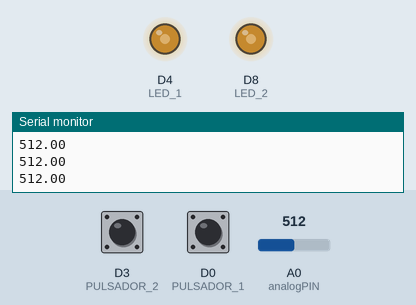
This sketch was run on a simulated ESP8266 (NodeMCU). On the bench: output pins drawn as LEDs (lit = HIGH), the last lines printed to the serial monitor. Inputs (shaded band) come from the test bench; at power-on: A0 (analogPIN) = 512, D3 (PULSADOR_2) HIGH, D0 (PULSADOR_1) HIGH.

Above: at 1.6 s.
1.7 s: A0 (analogPIN) set to 716
At 3.0 s:
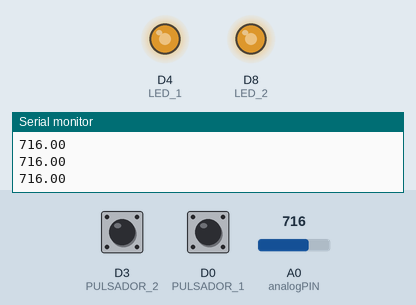
3.4 s: A0 (analogPIN) set to 900
At 4.2 s:
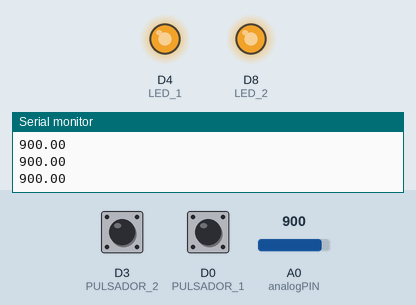
4.9 s: A0 (analogPIN) set to 122
At 5.4 s:
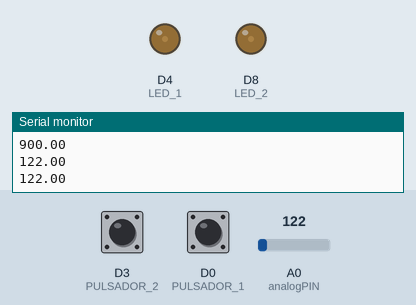
8.2 s: A0 (analogPIN) set to 511
At 9.4 s:
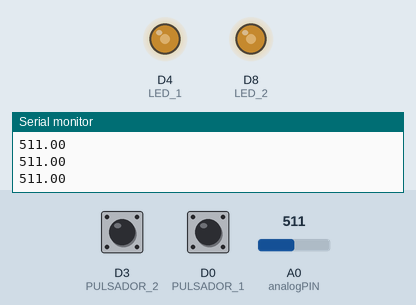
Timing chart, 0 to 10.9 s (numbered marks = the images above; inputs shaded):
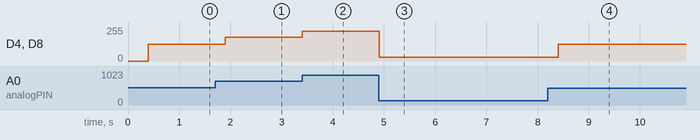

Measured:
- after the input at 1.7 s, D4 (LED_1), D8 (LED_2): 127/255 → 178/255 after 0.20 s
- after the input at 3.4 s, D4 (LED_1), D8 (LED_2): 178/255 → 224/255 at once
- after the input at 4.9 s, D4 (LED_1), D8 (LED_2): 224/255 → 30/255 at once
- after the input at 8.2 s, D4 (LED_1), D8 (LED_2): 30/255 → 127/255 after 0.21 s

The sketch:

Ejemplo_Integrador.ino
```cpp
#define analogPIN   A0
#define LED_1       D4
#define LED_2       D8
#define PULSADOR_1  D0
#define PULSADOR_2  D3

void setup() {
  delay(400);
  pinMode(LED_1, OUTPUT);
  pinMode(LED_2, OUTPUT);
  Serial.begin(115200);
  Serial.println("\nPrueba Analog, PWM e Input");
}

float analog = 0;
int PWM = 0;

void loop() {
  // ----- Analógico -----
  analog = analogRead(analogPIN);
  Serial.println(analog);

  // ----- PWM -----
  if (analog < 20) analog = 0;
  PWM = 255 * analog / 1024.0;
  analogWrite(LED_1, PWM);
  analogWrite(LED_2, PWM);

  // ----- Inputs -----
  if (digitalRead(PULSADOR_1) == LOW) Serial.println("SW1!!");
  if (digitalRead(PULSADOR_2) == LOW) Serial.println("SW2!!");

  delay(250);
}
```
